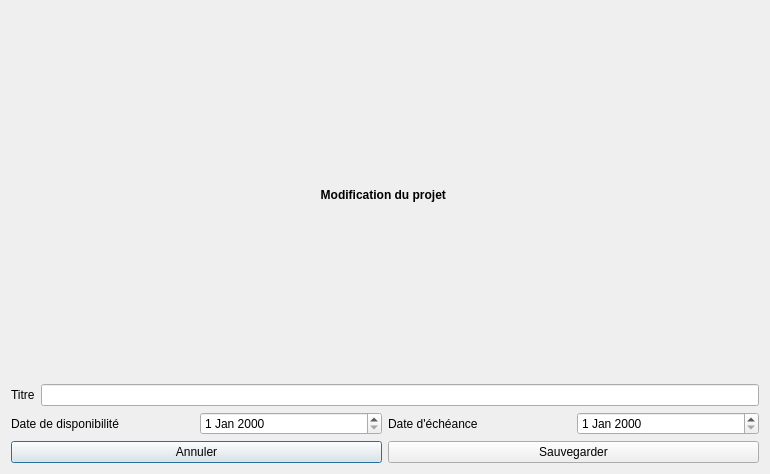
<?xml version="1.0" encoding="UTF-8"?>
<ui version="4.0">
 <class>ProjetEditor</class>
 <widget class="QDialog" name="ProjetEditor">
  <property name="geometry">
   <rect>
    <x>0</x>
    <y>0</y>
    <width>770</width>
    <height>474</height>
   </rect>
  </property>
  <property name="windowTitle">
   <string>Dialog</string>
  </property>
  <layout class="QVBoxLayout" name="verticalLayout_2">
   <item>
    <layout class="QVBoxLayout" name="verticalLayout">
     <item>
      <widget class="QLabel" name="label_fenetre">
       <property name="font">
        <font>
         <weight>75</weight>
         <bold>true</bold>
        </font>
       </property>
       <property name="text">
        <string>Modification du projet </string>
       </property>
       <property name="alignment">
        <set>Qt::AlignCenter</set>
       </property>
      </widget>
     </item>
    </layout>
   </item>
   <item>
    <layout class="QHBoxLayout" name="horizontalLayout_2">
     <item>
      <widget class="QLabel" name="label_titre">
       <property name="text">
        <string>Titre</string>
       </property>
      </widget>
     </item>
     <item>
      <widget class="QLineEdit" name="edit_titre"/>
     </item>
    </layout>
   </item>
   <item>
    <layout class="QHBoxLayout" name="horizontalLayout_4">
     <item>
      <widget class="QLabel" name="label_3">
       <property name="text">
        <string>Date de disponibilité</string>
       </property>
      </widget>
     </item>
     <item>
      <widget class="QDateEdit" name="editDispo"/>
     </item>
     <item>
      <widget class="QLabel" name="label_2">
       <property name="text">
        <string>Date d'échéance</string>
       </property>
      </widget>
     </item>
     <item>
      <widget class="QDateEdit" name="editEcheance"/>
     </item>
    </layout>
   </item>
   <item>
    <layout class="QHBoxLayout" name="horizontalLayout">
     <item>
      <widget class="QPushButton" name="buttonAnnuler">
       <property name="text">
        <string>Annuler</string>
       </property>
      </widget>
     </item>
     <item>
      <widget class="QPushButton" name="buttonSauvegarder">
       <property name="text">
        <string>Sauvegarder</string>
       </property>
      </widget>
     </item>
    </layout>
   </item>
  </layout>
 </widget>
 <resources/>
 <connections/>
</ui>
